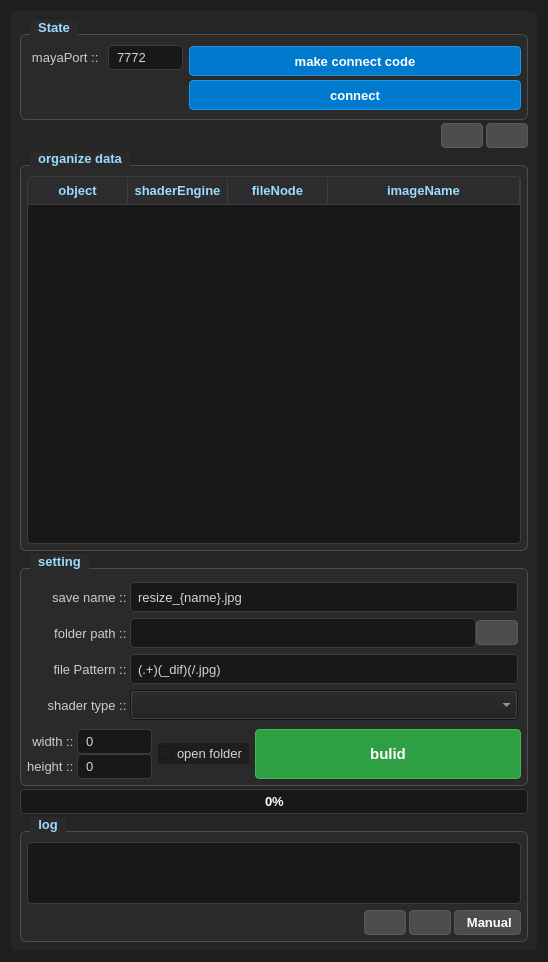
<?xml version="1.0" encoding="UTF-8"?>
<ui version="4.0">
 <class>main</class>
 <widget class="QWidget" name="main">
  <property name="geometry">
   <rect>
    <x>0</x>
    <y>0</y>
    <width>548</width>
    <height>962</height>
   </rect>
  </property>
  <property name="windowTitle">
   <string>Form</string>
  </property>
  <property name="styleSheet">
   <string notr="true">/* ==========================================================
   Resize Image Manager  —  Dark Theme (VSCode-inspired)
   ========================================================== */

/* ---- Base ------------------------------------------------ */
QWidget {
    background-color: #1E1E1E;
    color: #D4D4D4;
    font-size: 10pt;
    font-family: &quot;Segoe UI&quot;, &quot;Pretendard&quot;, sans-serif;
}

/* ---- Frame / Panel --------------------------------------- */
QFrame {
    background-color: #252526; /* 베이스 패널 색상 */
    border: none;
    border-radius: 5px;
}

/* ---- GroupBox (영역 구분이 확실해지도록 수정) ---------------- */
QGroupBox {
    background-color: #2A2A2B; /* 베이스 패널보다 살짝 밝게 띄움 */
    border: 1px solid #4D4D50; /* 테두리를 주어 영역을 확실히 분리 */
    border-radius: 6px;
    margin-top: 14px;
    padding: 10px 6px 6px 6px;
    font-weight: bold;
    color: #9CDCFE;
}

QGroupBox::title {
    subcontrol-origin: margin;
    subcontrol-position: top left;
    left: 10px;
    padding: 0 6px;
    background-color: #2A2A2B; /* 타이틀 배경도 동일하게 맞춤 */
    color: #9CDCFE;
}

/* ---- Label ----------------------------------------------- */
QLabel {
    background-color: transparent;
    border: none;
    color: #CCCCCC;
}

/* ---- LineEdit / TextEdit --------------------------------- */
QLineEdit, QPlainTextEdit, QTextEdit {
    background-color: #181818;
    border: 1px solid #3C3C3C;
    border-radius: 4px;
    padding: 5px;
    color: #D4D4D4;
    selection-background-color: #007ACC;
}

QLineEdit:focus, QPlainTextEdit:focus, QTextEdit:focus {
    border: 1px solid #007ACC;
}

QLineEdit:disabled, QPlainTextEdit:disabled {
    background-color: #1A1A1A;
    color: #5A5A5A;
    border: 1px solid #2A2A2A;
}

/* ---- Button ---------------------------------------------- */
QPushButton {
    background-color: #007ACC;
    color: #FFFFFF;
    border: 1px solid #1C97EA;
    border-radius: 4px;
    padding: 6px 12px;
    font-weight: bold;
}

QPushButton:hover {
    background-color: #1F8AD2;
    border: 1px solid #3AB0FF;
}

QPushButton:pressed {
    background-color: #005C99;
}

QPushButton:disabled {
    background-color: #2A2A2A;
    color: #5A5A5A;
    border: 1px solid #3C3C3C;
}

/* primary action button — 실행 버튼 */
QPushButton#build_Btn {
    background-color: #2EA043;
    border: 1px solid #3FB950;
    font-size: 11pt;
    font-weight: bold;
    padding: 10px 16px;
}

QPushButton#build_Btn:hover {
    background-color: #3FB950;
    border: 1px solid #56D364;
}

QPushButton#build_Btn:pressed {
    background-color: #238636;
}

/* tool / icon-only button — 아이콘 버튼들 */
QPushButton#info_Btn,
QPushButton#reload_organizeData_Btn,
QPushButton#clean_organizeData_Btn,
QPushButton#setFolderPath_Btn,
QPushButton#openLogPte_Btn,
QPushButton#clearLogPte_Btn {
    background-color: #4D4D50; 
    border: 1px solid #5A5A5C;
    color: #FFFFFF;
    padding: 4px 8px;
    min-width: 24px;
}

QPushButton#info_Btn:hover,
QPushButton#reload_organizeData_Btn:hover,
QPushButton#clean_organizeData_Btn:hover,
QPushButton#setFolderPath_Btn:hover,
QPushButton#openLogPte_Btn:hover,
QPushButton#clearLogPte_Btn:hover {
    background-color: #626266;
    border: 1px solid #7B7B7F;
}

/* ---- SpinBox --------------------------------------------- */
QSpinBox {
    background-color: #181818;
    border: 1px solid #3C3C3C;
    border-radius: 4px;
    padding: 3px 6px;
    color: #D4D4D4;
    selection-background-color: #007ACC;
}

QSpinBox:focus {
    border: 1px solid #007ACC;
}

QSpinBox:disabled {
    background-color: #1A1A1A;
    color: #5A5A5A;
}

QSpinBox::up-button {
    background-color: #3C3C3C;
    border: none;
    border-top-right-radius: 3px;
    width: 16px;
}

QSpinBox::down-button {
    background-color: #3C3C3C;
    border: none;
    border-bottom-right-radius: 3px;
    width: 16px;
}

QSpinBox::up-button:hover, QSpinBox::down-button:hover {
    background-color: #4D4D50;
}

QSpinBox::up-arrow {
    image: none;
    border-left: 3px solid transparent;
    border-right: 3px solid transparent;
    border-bottom: 4px solid #FFFFFF;
    width: 0;
    height: 0;
}

QSpinBox::down-arrow {
    image: none;
    border-left: 3px solid transparent;
    border-right: 3px solid transparent;
    border-top: 4px solid #FFFFFF;
    width: 0;
    height: 0;
}

/* ---- ListWidget ------------------------------------------ */
QListWidget {
    background-color: #181818;
    border: 1px solid #3C3C3C;
    border-radius: 4px;
    padding: 4px;
    color: #D4D4D4;
    outline: none;
}

QListWidget::item {
    background-color: #252526;
    border: 1px solid transparent;
    border-radius: 4px;
    padding: 4px;
    margin: 2px;
    color: #CCCCCC;
}

QListWidget::item:hover {
    background-color: #2D2D30;
    border: 1px solid #4D4D50;
}

QListWidget::item:selected {
    background-color: #007ACC;
    border: 1px solid #1C97EA;
    color: #FFFFFF;
}

/* ---- TableWidget ----------------------------------------- */
QTableWidget {
    background-color: #181818;
    border: 1px solid #3C3C3C;
    border-radius: 4px;
    color: #D4D4D4;
    gridline-color: #4D4D50;
    outline: none;
}

QTableWidget::item {
    padding: 4px;
    border-bottom: 1px solid #2D2D30;
}

QTableWidget::item:selected {
    background-color: #007ACC;
    color: #FFFFFF;
}

QHeaderView::section {
    background-color: #2D2D30;
    color: #9CDCFE;
    padding: 4px;
    border: 1px solid #3C3C3C;
    border-top: none;
    border-left: none;
    font-weight: bold;
}

QTableCornerButton::section {
    background-color: #2D2D30;
    border: 1px solid #3C3C3C;
}

/* ---- ProgressBar ----------------------------------------- */
QProgressBar {
    background-color: #181818;
    border: 1px solid #3C3C3C;
    border-radius: 4px;
    text-align: center;
    color: #FFFFFF;
    font-weight: bold;
    min-height: 18px;
}

QProgressBar::chunk {
    background-color: #007ACC;
    border-radius: 3px;
}

/* ---- ScrollBar ------------------------------------------- */
QScrollBar:vertical {
    background-color: #1E1E1E;
    width: 12px;
    margin: 0;
    border: none;
}

QScrollBar::handle:vertical {
    background-color: #4D4D50;
    border-radius: 5px;
    min-height: 30px;
    margin: 2px;
}

QScrollBar::handle:vertical:hover {
    background-color: #626266;
}

QScrollBar::add-line:vertical, QScrollBar::sub-line:vertical {
    height: 0;
    border: none;
}

QScrollBar::add-page:vertical, QScrollBar::sub-page:vertical {
    background: none;
}

QScrollBar:horizontal {
    background-color: #1E1E1E;
    height: 12px;
    margin: 0;
    border: none;
}

QScrollBar::handle:horizontal {
    background-color: #4D4D50;
    border-radius: 5px;
    min-width: 30px;
    margin: 2px;
}

QScrollBar::handle:horizontal:hover {
    background-color: #626266;
}

QScrollBar::add-line:horizontal, QScrollBar::sub-line:horizontal {
    width: 0;
    border: none;
}

QScrollBar::add-page:horizontal, QScrollBar::sub-page:horizontal {
    background: none;
}</string>
  </property>
  <layout class="QVBoxLayout" name="verticalLayout_7">
   <item>
    <widget class="QFrame" name="frame">
     <property name="minimumSize">
      <size>
       <width>400</width>
       <height>0</height>
      </size>
     </property>
     <property name="frameShape">
      <enum>QFrame::Shape::StyledPanel</enum>
     </property>
     <property name="frameShadow">
      <enum>QFrame::Shadow::Raised</enum>
     </property>
     <layout class="QVBoxLayout" name="verticalLayout_5">
      <property name="spacing">
       <number>3</number>
      </property>
      <property name="leftMargin">
       <number>9</number>
      </property>
      <property name="topMargin">
       <number>9</number>
      </property>
      <property name="rightMargin">
       <number>9</number>
      </property>
      <property name="bottomMargin">
       <number>9</number>
      </property>
      <item>
       <layout class="QHBoxLayout" name="info_H">
        <property name="spacing">
         <number>3</number>
        </property>
       </layout>
      </item>
      <item>
       <widget class="QGroupBox" name="state_Gb">
        <property name="minimumSize">
         <size>
          <width>0</width>
          <height>100</height>
         </size>
        </property>
        <property name="maximumSize">
         <size>
          <width>16777215</width>
          <height>100</height>
         </size>
        </property>
        <property name="title">
         <string>State</string>
        </property>
        <layout class="QHBoxLayout" name="horizontalLayout" stretch="1,3">
         <property name="leftMargin">
          <number>0</number>
         </property>
         <property name="topMargin">
          <number>0</number>
         </property>
         <property name="rightMargin">
          <number>0</number>
         </property>
         <property name="bottomMargin">
          <number>0</number>
         </property>
         <item>
          <layout class="QVBoxLayout" name="verticalLayout">
           <item>
            <layout class="QHBoxLayout" name="mayaPort_H">
             <item>
              <widget class="QLabel" name="mayaPort_Lb">
               <property name="minimumSize">
                <size>
                 <width>75</width>
                 <height>0</height>
                </size>
               </property>
               <property name="maximumSize">
                <size>
                 <width>75</width>
                 <height>16777215</height>
                </size>
               </property>
               <property name="text">
                <string>mayaPort :: </string>
               </property>
               <property name="alignment">
                <set>Qt::AlignmentFlag::AlignRight|Qt::AlignmentFlag::AlignTrailing|Qt::AlignmentFlag::AlignVCenter</set>
               </property>
              </widget>
             </item>
             <item>
              <widget class="QSpinBox" name="mayaPort_Sb">
               <property name="minimumSize">
                <size>
                 <width>75</width>
                 <height>0</height>
                </size>
               </property>
               <property name="maximumSize">
                <size>
                 <width>75</width>
                 <height>16777215</height>
                </size>
               </property>
               <property name="buttonSymbols">
                <enum>QAbstractSpinBox::ButtonSymbols::NoButtons</enum>
               </property>
               <property name="maximum">
                <number>1000000000</number>
               </property>
               <property name="value">
                <number>7772</number>
               </property>
              </widget>
             </item>
            </layout>
           </item>
           <item>
            <spacer name="verticalSpacer">
             <property name="orientation">
              <enum>Qt::Orientation::Vertical</enum>
             </property>
             <property name="sizeHint" stdset="0">
              <size>
               <width>20</width>
               <height>40</height>
              </size>
             </property>
            </spacer>
           </item>
          </layout>
         </item>
         <item>
          <layout class="QVBoxLayout" name="stateBtn_V">
           <property name="spacing">
            <number>3</number>
           </property>
           <item>
            <widget class="QPushButton" name="makeConnectCode_Btn">
             <property name="minimumSize">
              <size>
               <width>0</width>
               <height>30</height>
              </size>
             </property>
             <property name="text">
              <string>make connect code</string>
             </property>
            </widget>
           </item>
           <item>
            <widget class="QPushButton" name="connectMayaPort_Btn">
             <property name="minimumSize">
              <size>
               <width>0</width>
               <height>30</height>
              </size>
             </property>
             <property name="text">
              <string>connect</string>
             </property>
            </widget>
           </item>
          </layout>
         </item>
        </layout>
       </widget>
      </item>
      <item>
       <layout class="QHBoxLayout" name="organizeDataBtn_H">
        <item>
         <spacer name="horizontalSpacer_2">
          <property name="orientation">
           <enum>Qt::Orientation::Horizontal</enum>
          </property>
          <property name="sizeHint" stdset="0">
           <size>
            <width>40</width>
            <height>20</height>
           </size>
          </property>
         </spacer>
        </item>
        <item>
         <layout class="QHBoxLayout" name="organizeDataBtn_subH">
          <property name="spacing">
           <number>3</number>
          </property>
          <item>
           <widget class="QPushButton" name="reload_organizeData_Btn">
            <property name="maximumSize">
             <size>
              <width>25</width>
              <height>25</height>
             </size>
            </property>
            <property name="sizeIncrement">
             <size>
              <width>25</width>
              <height>25</height>
             </size>
            </property>
            <property name="text">
             <string/>
            </property>
            <property name="icon">
             <iconset theme="QIcon::ThemeIcon::SystemReboot"/>
            </property>
           </widget>
          </item>
          <item>
           <widget class="QPushButton" name="clean_organizeData_Btn">
            <property name="maximumSize">
             <size>
              <width>25</width>
              <height>25</height>
             </size>
            </property>
            <property name="sizeIncrement">
             <size>
              <width>25</width>
              <height>25</height>
             </size>
            </property>
            <property name="text">
             <string/>
            </property>
            <property name="icon">
             <iconset theme="QIcon::ThemeIcon::EditDelete"/>
            </property>
           </widget>
          </item>
         </layout>
        </item>
       </layout>
      </item>
      <item>
       <widget class="QGroupBox" name="organizeData_Gb">
        <property name="enabled">
         <bool>true</bool>
        </property>
        <property name="title">
         <string>organize data</string>
        </property>
        <layout class="QVBoxLayout" name="verticalLayout_4">
         <property name="leftMargin">
          <number>0</number>
         </property>
         <property name="topMargin">
          <number>0</number>
         </property>
         <property name="rightMargin">
          <number>0</number>
         </property>
         <property name="bottomMargin">
          <number>0</number>
         </property>
         <item>
          <widget class="QTableWidget" name="organizeData_Tb">
           <property name="editTriggers">
            <set>QAbstractItemView::EditTrigger::NoEditTriggers</set>
           </property>
           <property name="dragEnabled">
            <bool>false</bool>
           </property>
           <property name="selectionMode">
            <enum>QAbstractItemView::SelectionMode::MultiSelection</enum>
           </property>
           <attribute name="horizontalHeaderCascadingSectionResizes">
            <bool>true</bool>
           </attribute>
           <attribute name="horizontalHeaderMinimumSectionSize">
            <number>50</number>
           </attribute>
           <attribute name="horizontalHeaderDefaultSectionSize">
            <number>100</number>
           </attribute>
           <attribute name="horizontalHeaderShowSortIndicator" stdset="0">
            <bool>true</bool>
           </attribute>
           <attribute name="horizontalHeaderStretchLastSection">
            <bool>true</bool>
           </attribute>
           <attribute name="verticalHeaderMinimumSectionSize">
            <number>30</number>
           </attribute>
           <attribute name="verticalHeaderDefaultSectionSize">
            <number>30</number>
           </attribute>
           <column>
            <property name="text">
             <string>object</string>
            </property>
           </column>
           <column>
            <property name="text">
             <string>shaderEngine</string>
            </property>
           </column>
           <column>
            <property name="text">
             <string>fileNode</string>
            </property>
           </column>
           <column>
            <property name="text">
             <string>imageName</string>
            </property>
           </column>
          </widget>
         </item>
        </layout>
       </widget>
      </item>
      <item>
       <widget class="QGroupBox" name="setting_Gb">
        <property name="title">
         <string>setting</string>
        </property>
        <layout class="QVBoxLayout" name="verticalLayout_6">
         <property name="leftMargin">
          <number>0</number>
         </property>
         <property name="topMargin">
          <number>0</number>
         </property>
         <property name="rightMargin">
          <number>0</number>
         </property>
         <property name="bottomMargin">
          <number>0</number>
         </property>
         <item>
          <layout class="QVBoxLayout" name="savePath_V">
           <property name="leftMargin">
            <number>3</number>
           </property>
           <property name="topMargin">
            <number>3</number>
           </property>
           <property name="rightMargin">
            <number>3</number>
           </property>
           <property name="bottomMargin">
            <number>3</number>
           </property>
           <item>
            <layout class="QHBoxLayout" name="fileName_H">
             <property name="spacing">
              <number>0</number>
             </property>
             <item>
              <widget class="QLabel" name="saveName_Lb">
               <property name="minimumSize">
                <size>
                 <width>100</width>
                 <height>0</height>
                </size>
               </property>
               <property name="maximumSize">
                <size>
                 <width>100</width>
                 <height>16777215</height>
                </size>
               </property>
               <property name="text">
                <string>save name :: </string>
               </property>
               <property name="alignment">
                <set>Qt::AlignmentFlag::AlignRight|Qt::AlignmentFlag::AlignTrailing|Qt::AlignmentFlag::AlignVCenter</set>
               </property>
              </widget>
             </item>
             <item>
              <widget class="QLineEdit" name="saveName_Le">
               <property name="minimumSize">
                <size>
                 <width>0</width>
                 <height>30</height>
                </size>
               </property>
               <property name="maximumSize">
                <size>
                 <width>16777215</width>
                 <height>30</height>
                </size>
               </property>
               <property name="text">
                <string>resize_{name}.jpg</string>
               </property>
              </widget>
             </item>
            </layout>
           </item>
           <item>
            <layout class="QHBoxLayout" name="folderPath_H">
             <property name="spacing">
              <number>0</number>
             </property>
             <item>
              <widget class="QLabel" name="folderPath_Lb">
               <property name="minimumSize">
                <size>
                 <width>100</width>
                 <height>0</height>
                </size>
               </property>
               <property name="maximumSize">
                <size>
                 <width>100</width>
                 <height>16777215</height>
                </size>
               </property>
               <property name="text">
                <string>folder path :: </string>
               </property>
               <property name="alignment">
                <set>Qt::AlignmentFlag::AlignRight|Qt::AlignmentFlag::AlignTrailing|Qt::AlignmentFlag::AlignVCenter</set>
               </property>
              </widget>
             </item>
             <item>
              <widget class="QLineEdit" name="folderPath_Le">
               <property name="minimumSize">
                <size>
                 <width>0</width>
                 <height>30</height>
                </size>
               </property>
               <property name="maximumSize">
                <size>
                 <width>16777215</width>
                 <height>30</height>
                </size>
               </property>
              </widget>
             </item>
             <item>
              <widget class="QPushButton" name="setFolderPath_Btn">
               <property name="minimumSize">
                <size>
                 <width>42</width>
                 <height>25</height>
                </size>
               </property>
               <property name="maximumSize">
                <size>
                 <width>25</width>
                 <height>25</height>
                </size>
               </property>
               <property name="sizeIncrement">
                <size>
                 <width>25</width>
                 <height>25</height>
                </size>
               </property>
               <property name="text">
                <string/>
               </property>
               <property name="icon">
                <iconset theme="QIcon::ThemeIcon::FolderOpen"/>
               </property>
              </widget>
             </item>
            </layout>
           </item>
           <item>
            <layout class="QHBoxLayout" name="fileNamePattern_H">
             <property name="spacing">
              <number>0</number>
             </property>
             <item>
              <widget class="QLabel" name="fileNamePattern_Lb">
               <property name="minimumSize">
                <size>
                 <width>100</width>
                 <height>0</height>
                </size>
               </property>
               <property name="maximumSize">
                <size>
                 <width>100</width>
                 <height>16777215</height>
                </size>
               </property>
               <property name="text">
                <string>file Pattern :: </string>
               </property>
               <property name="alignment">
                <set>Qt::AlignmentFlag::AlignRight|Qt::AlignmentFlag::AlignTrailing|Qt::AlignmentFlag::AlignVCenter</set>
               </property>
              </widget>
             </item>
             <item>
              <widget class="QLineEdit" name="fileNamePattern_Le">
               <property name="minimumSize">
                <size>
                 <width>0</width>
                 <height>30</height>
                </size>
               </property>
               <property name="maximumSize">
                <size>
                 <width>16777215</width>
                 <height>30</height>
                </size>
               </property>
               <property name="text">
                <string>(.+)(_dif)(/.jpg)</string>
               </property>
              </widget>
             </item>
            </layout>
           </item>
           <item>
            <layout class="QHBoxLayout" name="nodeType_H">
             <property name="spacing">
              <number>0</number>
             </property>
             <item>
              <widget class="QLabel" name="nodeType_Lb">
               <property name="minimumSize">
                <size>
                 <width>100</width>
                 <height>0</height>
                </size>
               </property>
               <property name="maximumSize">
                <size>
                 <width>100</width>
                 <height>16777215</height>
                </size>
               </property>
               <property name="text">
                <string>shader type :: </string>
               </property>
               <property name="alignment">
                <set>Qt::AlignmentFlag::AlignRight|Qt::AlignmentFlag::AlignTrailing|Qt::AlignmentFlag::AlignVCenter</set>
               </property>
              </widget>
             </item>
             <item>
              <widget class="QComboBox" name="nodeType_Cbb">
               <property name="minimumSize">
                <size>
                 <width>0</width>
                 <height>30</height>
                </size>
               </property>
               <property name="maximumSize">
                <size>
                 <width>16777215</width>
                 <height>30</height>
                </size>
               </property>
              </widget>
             </item>
            </layout>
           </item>
          </layout>
         </item>
         <item>
          <layout class="QHBoxLayout" name="setting_V" stretch="5,1,5">
           <item>
            <layout class="QVBoxLayout" name="resizeWidthHeight_H">
             <property name="spacing">
              <number>0</number>
             </property>
             <item>
              <layout class="QHBoxLayout" name="resizeWidth_H">
               <item>
                <widget class="QLabel" name="resizeWidth_Lb">
                 <property name="minimumSize">
                  <size>
                   <width>50</width>
                   <height>0</height>
                  </size>
                 </property>
                 <property name="maximumSize">
                  <size>
                   <width>50</width>
                   <height>16777215</height>
                  </size>
                 </property>
                 <property name="text">
                  <string>width :: </string>
                 </property>
                 <property name="alignment">
                  <set>Qt::AlignmentFlag::AlignRight|Qt::AlignmentFlag::AlignTrailing|Qt::AlignmentFlag::AlignVCenter</set>
                 </property>
                </widget>
               </item>
               <item>
                <widget class="QSpinBox" name="resizeWidth_Sb">
                 <property name="minimumSize">
                  <size>
                   <width>75</width>
                   <height>0</height>
                  </size>
                 </property>
                 <property name="maximumSize">
                  <size>
                   <width>75</width>
                   <height>16777215</height>
                  </size>
                 </property>
                 <property name="buttonSymbols">
                  <enum>QAbstractSpinBox::ButtonSymbols::NoButtons</enum>
                 </property>
                 <property name="maximum">
                  <number>1000000000</number>
                 </property>
                </widget>
               </item>
              </layout>
             </item>
             <item>
              <layout class="QHBoxLayout" name="resizeHeight_H">
               <item>
                <widget class="QLabel" name="resizeHeight_Lb">
                 <property name="minimumSize">
                  <size>
                   <width>50</width>
                   <height>0</height>
                  </size>
                 </property>
                 <property name="maximumSize">
                  <size>
                   <width>50</width>
                   <height>16777215</height>
                  </size>
                 </property>
                 <property name="text">
                  <string>height :: </string>
                 </property>
                 <property name="alignment">
                  <set>Qt::AlignmentFlag::AlignRight|Qt::AlignmentFlag::AlignTrailing|Qt::AlignmentFlag::AlignVCenter</set>
                 </property>
                </widget>
               </item>
               <item>
                <widget class="QSpinBox" name="resizeHeight_Sb">
                 <property name="minimumSize">
                  <size>
                   <width>75</width>
                   <height>0</height>
                  </size>
                 </property>
                 <property name="maximumSize">
                  <size>
                   <width>75</width>
                   <height>16777215</height>
                  </size>
                 </property>
                 <property name="buttonSymbols">
                  <enum>QAbstractSpinBox::ButtonSymbols::NoButtons</enum>
                 </property>
                 <property name="correctionMode">
                  <enum>QAbstractSpinBox::CorrectionMode::CorrectToPreviousValue</enum>
                 </property>
                 <property name="maximum">
                  <number>1000000000</number>
                 </property>
                </widget>
               </item>
              </layout>
             </item>
            </layout>
           </item>
           <item>
            <layout class="QVBoxLayout" name="openFolder_V">
             <item>
              <widget class="QCheckBox" name="openFolder_Chb">
               <property name="text">
                <string>open folder</string>
               </property>
              </widget>
             </item>
            </layout>
           </item>
           <item>
            <widget class="QPushButton" name="build_Btn">
             <property name="minimumSize">
              <size>
               <width>0</width>
               <height>50</height>
              </size>
             </property>
             <property name="text">
              <string>bulid</string>
             </property>
            </widget>
           </item>
          </layout>
         </item>
        </layout>
       </widget>
      </item>
      <item>
       <widget class="QProgressBar" name="execProcess_Pb">
        <property name="value">
         <number>0</number>
        </property>
        <property name="alignment">
         <set>Qt::AlignmentFlag::AlignJustify|Qt::AlignmentFlag::AlignVCenter</set>
        </property>
        <property name="textVisible">
         <bool>true</bool>
        </property>
        <property name="orientation">
         <enum>Qt::Orientation::Horizontal</enum>
        </property>
        <property name="invertedAppearance">
         <bool>false</bool>
        </property>
        <property name="textDirection">
         <enum>QProgressBar::Direction::TopToBottom</enum>
        </property>
       </widget>
      </item>
      <item>
       <widget class="QGroupBox" name="log_Gb">
        <property name="minimumSize">
         <size>
          <width>0</width>
          <height>125</height>
         </size>
        </property>
        <property name="maximumSize">
         <size>
          <width>16777215</width>
          <height>125</height>
         </size>
        </property>
        <property name="title">
         <string>log</string>
        </property>
        <layout class="QVBoxLayout" name="verticalLayout_2">
         <property name="leftMargin">
          <number>0</number>
         </property>
         <property name="topMargin">
          <number>0</number>
         </property>
         <property name="rightMargin">
          <number>0</number>
         </property>
         <property name="bottomMargin">
          <number>0</number>
         </property>
         <item>
          <widget class="QPlainTextEdit" name="log_Pte">
           <property name="readOnly">
            <bool>true</bool>
           </property>
          </widget>
         </item>
         <item>
          <layout class="QHBoxLayout" name="clearLogPte_Gb">
           <property name="spacing">
            <number>3</number>
           </property>
           <item>
            <spacer name="horizontalSpacer">
             <property name="orientation">
              <enum>Qt::Orientation::Horizontal</enum>
             </property>
             <property name="sizeHint" stdset="0">
              <size>
               <width>40</width>
               <height>20</height>
              </size>
             </property>
            </spacer>
           </item>
           <item>
            <widget class="QPushButton" name="openLogPte_Btn">
             <property name="minimumSize">
              <size>
               <width>42</width>
               <height>25</height>
              </size>
             </property>
             <property name="maximumSize">
              <size>
               <width>25</width>
               <height>25</height>
              </size>
             </property>
             <property name="sizeIncrement">
              <size>
               <width>25</width>
               <height>25</height>
              </size>
             </property>
             <property name="text">
              <string/>
             </property>
             <property name="icon">
              <iconset theme="QIcon::ThemeIcon::AppointmentNew"/>
             </property>
            </widget>
           </item>
           <item>
            <widget class="QPushButton" name="clearLogPte_Btn">
             <property name="minimumSize">
              <size>
               <width>42</width>
               <height>25</height>
              </size>
             </property>
             <property name="maximumSize">
              <size>
               <width>25</width>
               <height>25</height>
              </size>
             </property>
             <property name="sizeIncrement">
              <size>
               <width>50</width>
               <height>0</height>
              </size>
             </property>
             <property name="text">
              <string/>
             </property>
             <property name="icon">
              <iconset theme="QIcon::ThemeIcon::EditDelete"/>
             </property>
            </widget>
           </item>
           <item>
            <widget class="QPushButton" name="info_Btn">
             <property name="minimumSize">
              <size>
               <width>100</width>
               <height>25</height>
              </size>
             </property>
             <property name="maximumSize">
              <size>
               <width>100</width>
               <height>25</height>
              </size>
             </property>
             <property name="sizeIncrement">
              <size>
               <width>0</width>
               <height>0</height>
              </size>
             </property>
             <property name="text">
              <string> Manual</string>
             </property>
             <property name="icon">
              <iconset theme="QIcon::ThemeIcon::HelpFaq"/>
             </property>
            </widget>
           </item>
          </layout>
         </item>
        </layout>
       </widget>
      </item>
     </layout>
    </widget>
   </item>
  </layout>
 </widget>
 <resources/>
 <connections/>
</ui>
